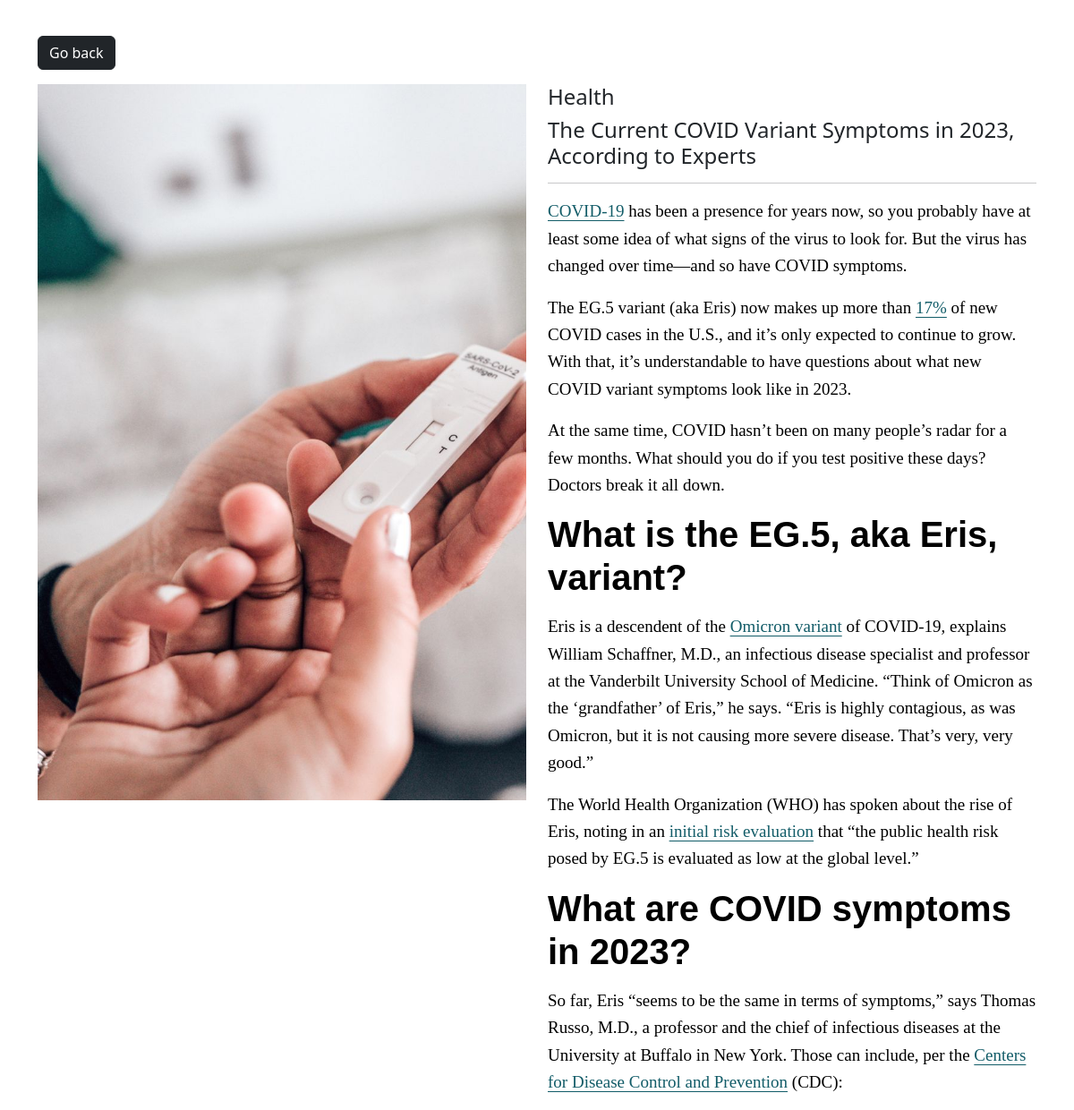
Page /photo/13/ on the committed database.
### myapp/models.py (models this page shows, shortened)
class Photo(models.Model):
     category = models.ForeignKey(Category, on_delete=models.SET_NULL, null=True)
     title = models.CharField(max_length=100, null=True, blank=True)
     image = models.ImageField(null=False, blank=False)
     description = models.TextField()
     created=models.DateTimeField(auto_now=True,null=True)
     updated=models.DateTimeField(auto_now=True,null=True)

class Category(models.Model):
     name = models.CharField(max_length=100,   null=False, blank=False)
     def __str__(self):
          return self.name

### myapp/views.py (the view)
# urls.py: path('photo/<str:pk>/', views.viewPhoto, name= "photo"),
def viewPhoto(request, pk):
     photo = Photo.objects.get(id=pk)
     context = {
          'photo':photo
     }
     return render(request, 'photos/photo.html', context)

### myapp/templates/photos/photo.html (shortened to what this page needs)
<!DOCTYPE html>
<html lang="en">
<head>
     <link href="https://cdn.jsdelivr.net/npm/bootstrap@5.3.1/dist/css/bootstrap.min.css" rel="stylesheet">
</head>
<body class="m-4">
     <div class="container">
          <div class="row justify-content-center">
               <div class="col">
                    <a href="{% url 'gallary' %}" class="btn btn-dark my-3">Go back</a>
                    <div style="height: 90vh;">
                         <div class="row">
                              <div class="col-md-6">
                                   <img src="{{ photo.image.url }}" alt="" class="image-thumbail">
                              </div>
                              <div class="col-md-6">
                                   <h4>{{ photo.category}}</h4>
                                   <h4>  {{ photo.title}}</h4>
                                   <hr>
                                   <p>{{ photo.description|safe}}</p>
                              </div>
                         </div>
                    </div>
               </div>
          </div>
     </div>
</body>
</html>

### myapp/templates/photos/photo.html (style rules this page uses)
.image-thumbail { height: 800px; width: 100%; object-fit: cover; }

### rows in the picture
Photo: image (picture), category "Health", title "The Current COVID Variant Symptoms in 2023, According to Experts", description "COVID-19 has been a presence for years now, so you probably have at least some idea of what signs of the virus to look for. But the virus has changed over time—and so have COVID symptoms. The EG.5 variant (aka Eris) now makes up more than 17% of new COVID cases in the U.S., and it’s only expected to continue to grow. With that, it’s understandable to have questions about what new COVID variant symptoms look like in 2023. At the same time, COVID hasn’t been on many people’s radar for a few months. What should you do if you test positive these days? Doctors break it all down. What is the EG.5, aka Eris, variant? Eris is a descendent of the Omicron variant of COVID-19, explains William…"
